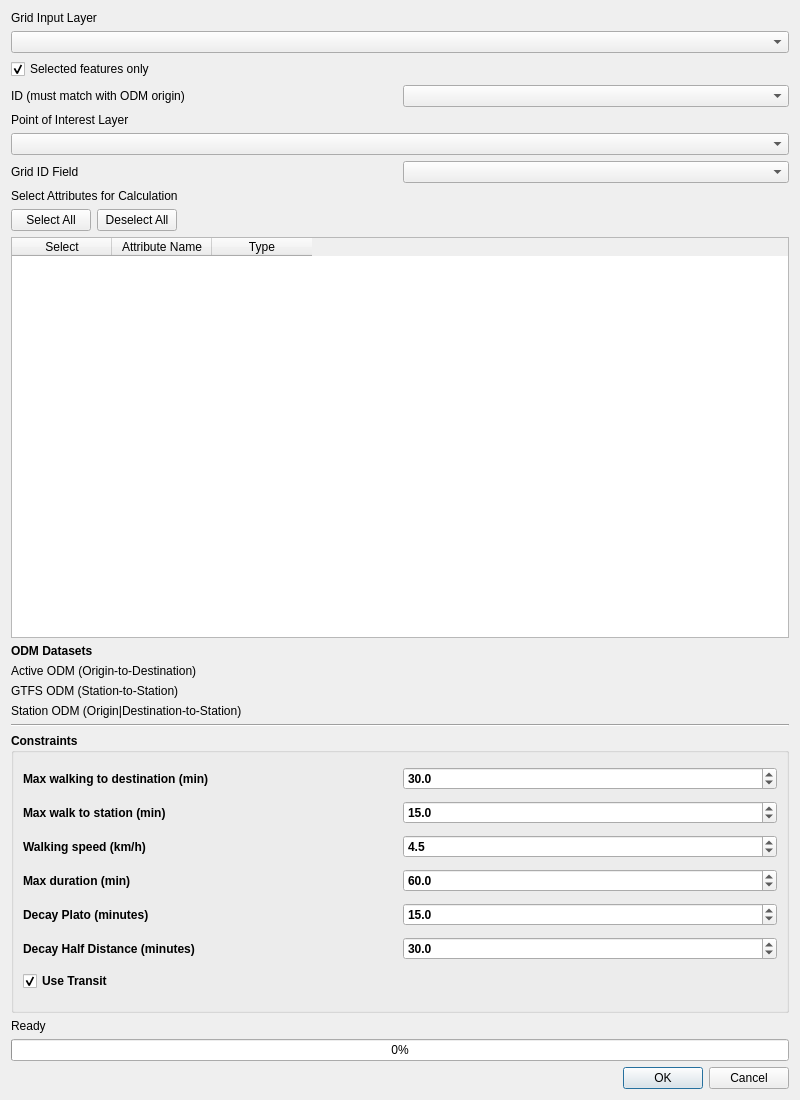
<?xml version="1.0" encoding="UTF-8"?>
<ui version="4.0">
 <class>CombinedReachAnalysisDialog</class>
 <widget class="QDialog" name="CombinedReachAnalysisDialog">
  <property name="geometry">
   <rect>
    <x>0</x>
    <y>0</y>
    <width>800</width>
    <height>1100</height>
   </rect>
  </property>
  <property name="windowTitle">
   <string>Combined Reach Analysis</string>
  </property>
  <layout class="QVBoxLayout" name="verticalLayout">
   <item>
    <widget class="QLabel" name="label">
     <property name="text">
      <string>Grid Input Layer</string>
     </property>
    </widget>
   </item>
   <item>
    <widget class="QgsMapLayerComboBox" name="inputLayer"/>
   </item>
   <item>
    <widget class="QCheckBox" name="onlySelectedFeatures">
     <property name="text">
      <string>Selected features only</string>
     </property>
     <property name="checked">
      <bool>true</bool>
     </property>
    </widget>
   </item>
   <item>
    <layout class="QHBoxLayout" name="idFieldLayout">
     <item>
      <widget class="QLabel" name="label_id">
       <property name="text">
        <string>ID (must match with ODM origin)</string>
       </property>
      </widget>
     </item>
     <item>
      <widget class="QgsFieldComboBox" name="idSelector"/>
     </item>
    </layout>
   </item>
   <item>
    <widget class="QLabel" name="label_poi">
     <property name="text">
      <string>Point of Interest Layer</string>
     </property>
    </widget>
   </item>
   <item>
    <widget class="QgsMapLayerComboBox" name="poiLayer"/>
   </item>
   <item>
    <layout class="QHBoxLayout" name="poiGridIdLayout">
     <item>
      <widget class="QLabel" name="label_poi_grid_id">
       <property name="text">
        <string>Grid ID Field</string>
       </property>
      </widget>
     </item>
     <item>
      <widget class="QgsFieldComboBox" name="poiGridIdSelector"/>
     </item>
    </layout>
   </item>
   <item>
    <widget class="QLabel" name="label_attributes">
     <property name="text">
      <string>Select Attributes for Calculation</string>
     </property>
    </widget>
   </item>
   <item>
    <layout class="QHBoxLayout" name="buttonLayout">
     <item>
      <widget class="QPushButton" name="selectAllButton">
       <property name="text">
        <string>Select All</string>
       </property>
      </widget>
     </item>
     <item>
      <widget class="QPushButton" name="deselectAllButton">
       <property name="text">
        <string>Deselect All</string>
       </property>
      </widget>
     </item>
     <item>
      <spacer name="horizontalSpacer">
       <property name="orientation">
        <enum>Qt::Horizontal</enum>
       </property>
       <property name="sizeHint" stdset="0">
        <size>
         <width>40</width>
         <height>20</height>
        </size>
       </property>
      </spacer>
     </item>
    </layout>
   </item>
   <item>
    <widget class="QTableWidget" name="attributeTable">
     <property name="rowCount">
      <number>0</number>
     </property>
     <property name="columnCount">
      <number>3</number>
     </property>
     <attribute name="horizontalHeaderStretchLastSection">
      <bool>false</bool>
     </attribute>
     <column>
      <property name="text">
       <string>Select</string>
      </property>
     </column>
     <column>
      <property name="text">
       <string>Attribute Name</string>
      </property>
     </column>
     <column>
      <property name="text">
       <string>Type</string>
      </property>
     </column>
    </widget>
   </item>
   <item>
    <widget class="QLabel" name="label_odm_section">
     <property name="font">
      <font>
       <weight>75</weight>
       <bold>true</bold>
      </font>
     </property>
     <property name="text">
      <string>ODM Datasets</string>
     </property>
    </widget>
   </item>
   <item>
    <layout class="QHBoxLayout" name="odmLayout1">
     <item>
      <widget class="QLabel" name="label_active_odm">
       <property name="text">
        <string>Active ODM (Origin-to-Destination)</string>
       </property>
      </widget>
     </item>
     <item>
      <widget class="QgsFileWidget" name="activeODMFileSelector">
       <property name="filter">
        <string>SQLite files (*.sqlite *.db *.gpkg);;All files (*)</string>
       </property>
      </widget>
     </item>
    </layout>
   </item>
   <item>
    <layout class="QHBoxLayout" name="odmLayout2">
     <item>
      <widget class="QLabel" name="label_gtfs_odm">
       <property name="text">
        <string>GTFS ODM (Station-to-Station)</string>
       </property>
      </widget>
     </item>
     <item>
      <widget class="QgsFileWidget" name="gtfsODMFileSelector">
       <property name="filter">
        <string>SQLite files (*.sqlite *.db *.gpkg);;All files (*)</string>
       </property>
      </widget>
     </item>
    </layout>
   </item>
   <item>
    <layout class="QHBoxLayout" name="odmLayout3">
     <item>
      <widget class="QLabel" name="label_station_odm">
       <property name="text">
        <string>Station ODM (Origin|Destination-to-Station)</string>
       </property>
      </widget>
     </item>
     <item>
      <widget class="QgsFileWidget" name="stationODMFileSelector">
       <property name="filter">
        <string>SQLite files (*.sqlite *.db *.gpkg);;All files (*)</string>
       </property>
      </widget>
     </item>
    </layout>
   </item>
   <item>
    <widget class="Line" name="line">
     <property name="orientation">
      <enum>Qt::Horizontal</enum>
     </property>
    </widget>
   </item>
   <item>
    <widget class="QgsCollapsibleGroupBox" name="constraintsGroup">
     <property name="sizePolicy">
      <sizepolicy hsizetype="Preferred" vsizetype="Minimum">
       <horstretch>0</horstretch>
       <verstretch>0</verstretch>
      </sizepolicy>
     </property>
     <property name="minimumSize">
      <size>
       <width>0</width>
       <height>280</height>
      </size>
     </property>
     <property name="font">
      <font>
       <weight>75</weight>
       <bold>true</bold>
      </font>
     </property>
     <property name="title">
      <string>Constraints</string>
     </property>
     <layout class="QGridLayout" name="gridLayout">
      <item row="0" column="0">
       <widget class="QLabel" name="label_max_walk_dest">
        <property name="text">
         <string>Max walking to destination (min)</string>
        </property>
       </widget>
      </item>
      <item row="0" column="1">
       <widget class="QgsDoubleSpinBox" name="maxWalkDest">
        <property name="decimals">
         <number>1</number>
        </property>
        <property name="value">
         <double>30.000000000000000</double>
        </property>
       </widget>
      </item>
      <item row="1" column="0">
       <widget class="QLabel" name="label_max_walk_station">
        <property name="text">
         <string>Max walk to station (min)</string>
        </property>
       </widget>
      </item>
      <item row="1" column="1">
       <widget class="QgsDoubleSpinBox" name="maxWalkStation">
        <property name="decimals">
         <number>1</number>
        </property>
        <property name="value">
         <double>15.000000000000000</double>
        </property>
       </widget>
      </item>
      <item row="2" column="0">
       <widget class="QLabel" name="label_walking_speed">
        <property name="text">
         <string>Walking speed (km/h)</string>
        </property>
       </widget>
      </item>
      <item row="2" column="1">
       <widget class="QgsDoubleSpinBox" name="walkingSpeed">
        <property name="decimals">
         <number>1</number>
        </property>
        <property name="value">
         <double>4.500000000000000</double>
        </property>
       </widget>
      </item>
      <item row="3" column="0">
       <widget class="QLabel" name="label_max_duration">
        <property name="text">
         <string>Max duration (min)</string>
        </property>
       </widget>
      </item>
      <item row="3" column="1">
       <widget class="QgsDoubleSpinBox" name="maxDuration">
        <property name="decimals">
         <number>1</number>
        </property>
        <property name="value">
         <double>60.000000000000000</double>
        </property>
       </widget>
      </item>
      <item row="4" column="0">
       <widget class="QLabel" name="label_decay_plato">
        <property name="text">
         <string>Decay Plato (minutes)</string>
        </property>
       </widget>
      </item>
      <item row="4" column="1">
       <widget class="QgsDoubleSpinBox" name="decayPlato">
        <property name="decimals">
         <number>1</number>
        </property>
        <property name="value">
         <double>15.000000000000000</double>
        </property>
       </widget>
      </item>
      <item row="5" column="0">
       <widget class="QLabel" name="label_decay_half">
        <property name="text">
         <string>Decay Half Distance (minutes)</string>
        </property>
       </widget>
      </item>
      <item row="5" column="1">
       <widget class="QgsDoubleSpinBox" name="decayHalfDistance">
        <property name="decimals">
         <number>1</number>
        </property>
        <property name="value">
         <double>30.000000000000000</double>
        </property>
       </widget>
      </item>
      <item row="6" column="0">
       <widget class="QCheckBox" name="useTransit">
        <property name="text">
         <string>Use Transit</string>
        </property>
        <property name="checked">
         <bool>true</bool>
        </property>
       </widget>
      </item>
     </layout>
    </widget>
   </item>
   <item>
    <widget class="QLabel" name="labelCurrentStatus">
     <property name="text">
      <string>Ready</string>
     </property>
    </widget>
   </item>
   <item>
    <widget class="QProgressBar" name="progressBar">
     <property name="value">
      <number>0</number>
     </property>
    </widget>
   </item>
   <item>
    <widget class="QDialogButtonBox" name="buttonBox">
     <property name="orientation">
      <enum>Qt::Horizontal</enum>
     </property>
     <property name="standardButtons">
      <set>QDialogButtonBox::Cancel|QDialogButtonBox::Ok</set>
     </property>
    </widget>
   </item>
  </layout>
 </widget>
 <customwidgets>
  <customwidget>
   <class>QgsCollapsibleGroupBox</class>
   <extends>QGroupBox</extends>
   <header>qgscollapsiblegroupbox.h</header>
   <container>1</container>
  </customwidget>
  <customwidget>
   <class>QgsDoubleSpinBox</class>
   <extends>QDoubleSpinBox</extends>
   <header>qgsdoublespinbox.h</header>
  </customwidget>
  <customwidget>
   <class>QgsFieldComboBox</class>
   <extends>QComboBox</extends>
   <header>qgsfieldcombobox.h</header>
  </customwidget>
  <customwidget>
   <class>QgsMapLayerComboBox</class>
   <extends>QComboBox</extends>
   <header>qgsmaplayercombobox.h</header>
  </customwidget>
  <customwidget>
   <class>QgsFileWidget</class>
   <extends>QWidget</extends>
   <header>qgsfilewidget.h</header>
  </customwidget>
 </customwidgets>
 <resources/>
 <connections>
  <connection>
   <sender>selectAllButton</sender>
   <signal>clicked()</signal>
   <receiver>CombinedReachAnalysisDialog</receiver>
   <slot>select_all_attributes()</slot>
   <hints>
    <hint type="sourcelabel">
     <x>20</x>
     <y>20</y>
    </hint>
    <hint type="destinationlabel">
     <x>20</x>
     <y>20</y>
    </hint>
   </hints>
  </connection>
  <connection>
   <sender>deselectAllButton</sender>
   <signal>clicked()</signal>
   <receiver>CombinedReachAnalysisDialog</receiver>
   <slot>deselect_all_attributes()</slot>
   <hints>
    <hint type="sourcelabel">
     <x>20</x>
     <y>20</y>
    </hint>
    <hint type="destinationlabel">
     <x>20</x>
     <y>20</y>
    </hint>
   </hints>
  </connection>
 </connections>
</ui>
